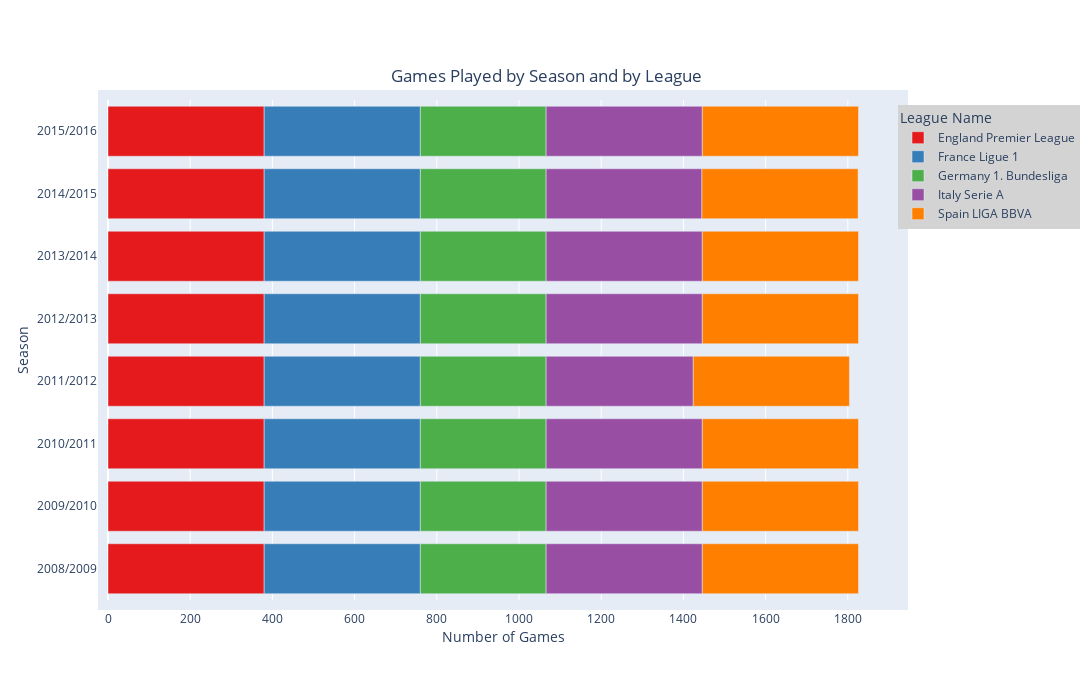

Notebook code for this chart:
### Markdown cell above
## Games played by season and by league

### Code cell
fig = px.bar(matches.groupby(['season', 'league_name']).size().reset_index(), y='season', x=0, color='league_name',
             title='Games Played by Season and by League',
             labels={'0': 'Number of Games', 'season': 'Season'},
             color_discrete_sequence=px.colors.qualitative.Set1,
             orientation='h')

fig.update_layout(
    title={
        'text': "Games Played by Season and by League",
        'y': 0.9,
        'x': 0.5,
        'xanchor': 'center',
        'yanchor': 'top'},
    legend_title_text='League Name',
    legend=dict(
        yanchor="top",
        y=0.99,
        xanchor="left",
        x=1,
        bgcolor='lightgrey'
    ),
    autosize=True,
    width=1100,
    height=700,
    margin=dict(
        l=50,
        b=100,
        t=100,
        pad=10
    )
)

fig.show()

### Figure 1 — Plotly figure (JSON) as saved in the notebook; plotly's stock layout.template omitted (floating-point values rounded to 4 significant figures)
{"data": [{"alignmentgroup": "True", "hovertemplate": "league_name=England Premier League<br>Number of Games=%{x}<br>Season=%{y}<extra></extra>", "legendgroup": "England Premier League", "marker": {"color": "rgb(228,26,28)", "pattern": {"shape": ""}}, "name": "England Premier League", "offsetgroup": "England Premier League", "orientation": "h", "showlegend": true, "textposition": "auto", "x": [380, 380, 380, 380, 380, 380, 380, 380], "xaxis": "x", "y": ["2008/2009", "2009/2010", "2010/2011", "2011/2012", "2012/2013", "2013/2014", "2014/2015", "2015/2016"], "yaxis": "y", "type": "bar"}, {"alignmentgroup": "True", "hovertemplate": "league_name=France Ligue 1<br>Number of Games=%{x}<br>Season=%{y}<extra></extra>", "legendgroup": "France Ligue 1", "marker": {"color": "rgb(55,126,184)", "pattern": {"shape": ""}}, "name": "France Ligue 1", "offsetgroup": "France Ligue 1", "orientation": "h", "showlegend": true, "textposition": "auto", "x": [380, 380, 380, 380, 380, 380, 380, 380], "xaxis": "x", "y": ["2008/2009", "2009/2010", "2010/2011", "2011/2012", "2012/2013", "2013/2014", "2014/2015", "2015/2016"], "yaxis": "y", "type": "bar"}, {"alignmentgroup": "True", "hovertemplate": "league_name=Germany 1. Bundesliga<br>Number of Games=%{x}<br>Season=%{y}<extra></extra>", "legendgroup": "Germany 1. Bundesliga", "marker": {"color": "rgb(77,175,74)", "pattern": {"shape": ""}}, "name": "Germany 1. Bundesliga", "offsetgroup": "Germany 1. Bundesliga", "orientation": "h", "showlegend": true, "textposition": "auto", "x": [306, 306, 306, 306, 306, 306, 306, 306], "xaxis": "x", "y": ["2008/2009", "2009/2010", "2010/2011", "2011/2012", "2012/2013", "2013/2014", "2014/2015", "2015/2016"], "yaxis": "y", "type": "bar"}, {"alignmentgroup": "True", "hovertemplate": "league_name=Italy Serie A<br>Number of Games=%{x}<br>Season=%{y}<extra></extra>", "legendgroup": "Italy Serie A", "marker": {"color": "rgb(152,78,163)", "pattern": {"shape": ""}}, "name": "Italy Serie A", "offsetgroup": "Italy Serie A", "orientation": "h", "showlegend": true, "textposition": "auto", "x": [380, 380, 380, 358, 380, 380, 379, 380], "xaxis": "x", "y": ["2008/2009", "2009/2010", "2010/2011", "2011/2012", "2012/2013", "2013/2014", "2014/2015", "2015/2016"], "yaxis": "y", "type": "bar"}, {"alignmentgroup": "True", "hovertemplate": "league_name=Spain LIGA BBVA<br>Number of Games=%{x}<br>Season=%{y}<extra></extra>", "legendgroup": "Spain LIGA BBVA", "marker": {"color": "rgb(255,127,0)", "pattern": {"shape": ""}}, "name": "Spain LIGA BBVA", "offsetgroup": "Spain LIGA BBVA", "orientation": "h", "showlegend": true, "textposition": "auto", "x": [380, 380, 380, 380, 380, 380, 380, 380], "xaxis": "x", "y": ["2008/2009", "2009/2010", "2010/2011", "2011/2012", "2012/2013", "2013/2014", "2014/2015", "2015/2016"], "yaxis": "y", "type": "bar"}], "layout": {"xaxis": {"anchor": "y", "domain": [0.0, 1.0], "title": {"text": "Number of Games"}}, "yaxis": {"anchor": "x", "domain": [0.0, 1.0], "title": {"text": "Season"}}, "legend": {"title": {"text": "League Name"}, "tracegroupgap": 0, "yanchor": "top", "y": 0.99, "xanchor": "left", "x": 1, "bgcolor": "lightgrey"}, "title": {"text": "Games Played by Season and by League", "y": 0.9, "x": 0.5, "xanchor": "center", "yanchor": "top"}, "barmode": "relative", "margin": {"l": 50, "b": 100, "t": 100, "pad": 10}, "autosize": true, "width": 1100, "height": 700}}
